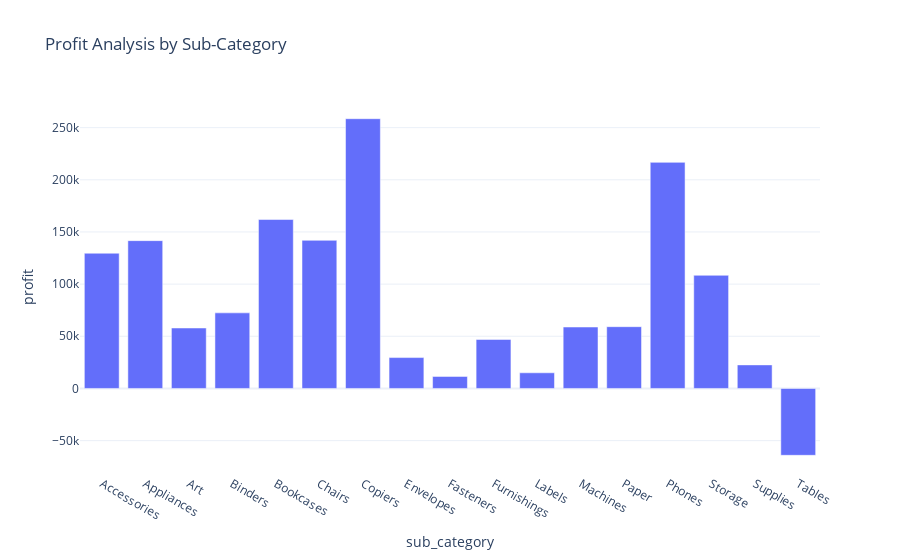

The cell this chart's notebook holds for it:
### Markdown cell above
# 6. profit by sub-category

### Code cell
profit_by_subcategory = df.groupby('sub_category')['profit'].sum().reset_index()
fig = px.bar(profit_by_subcategory, x='sub_category',y='profit',title='Profit Analysis by Sub-Category')
fig.show()

### Figure 1 — Plotly figure (JSON) as saved in the notebook; plotly's stock layout.template omitted (floating-point values rounded to 4 significant figures)
{"data": [{"alignmentgroup": "True", "hovertemplate": "sub_category=%{x}<br>profit=%{y}<extra></extra>", "legendgroup": "", "marker": {"color": "#636efa", "pattern": {"shape": ""}}, "name": "", "offsetgroup": "", "orientation": "v", "showlegend": false, "textposition": "auto", "type": "bar", "x": ["Accessories", "Appliances", "Art", "Binders", "Bookcases", "Chairs", "Copiers", "Envelopes", "Fasteners", "Furnishings", "Labels", "Machines", "Paper", "Phones", "Storage", "Supplies", "Tables"], "xaxis": "x", "y": [129600.0, 141700.0, 57950.0, 72450.0, 161900.0, 142000.0, 258600.0, 29600.0, 11530.0, 46970.0, 15010.0, 58870.0, 59210.0, 216700.0, 108500.0, 22580.0, -64080.0], "yaxis": "y"}], "layout": {"autosize": true, "barmode": "relative", "legend": {"tracegroupgap": 0}, "title": {"text": "Profit Analysis by Sub-Category"}, "xaxis": {"anchor": "y", "autorange": true, "domain": [0, 1], "range": [-0.5, 16.5], "title": {"text": "sub_category"}, "type": "category"}, "yaxis": {"anchor": "x", "autorange": true, "domain": [0, 1], "range": [-82010.0, 276500.0], "title": {"text": "profit"}, "type": "linear"}}}
